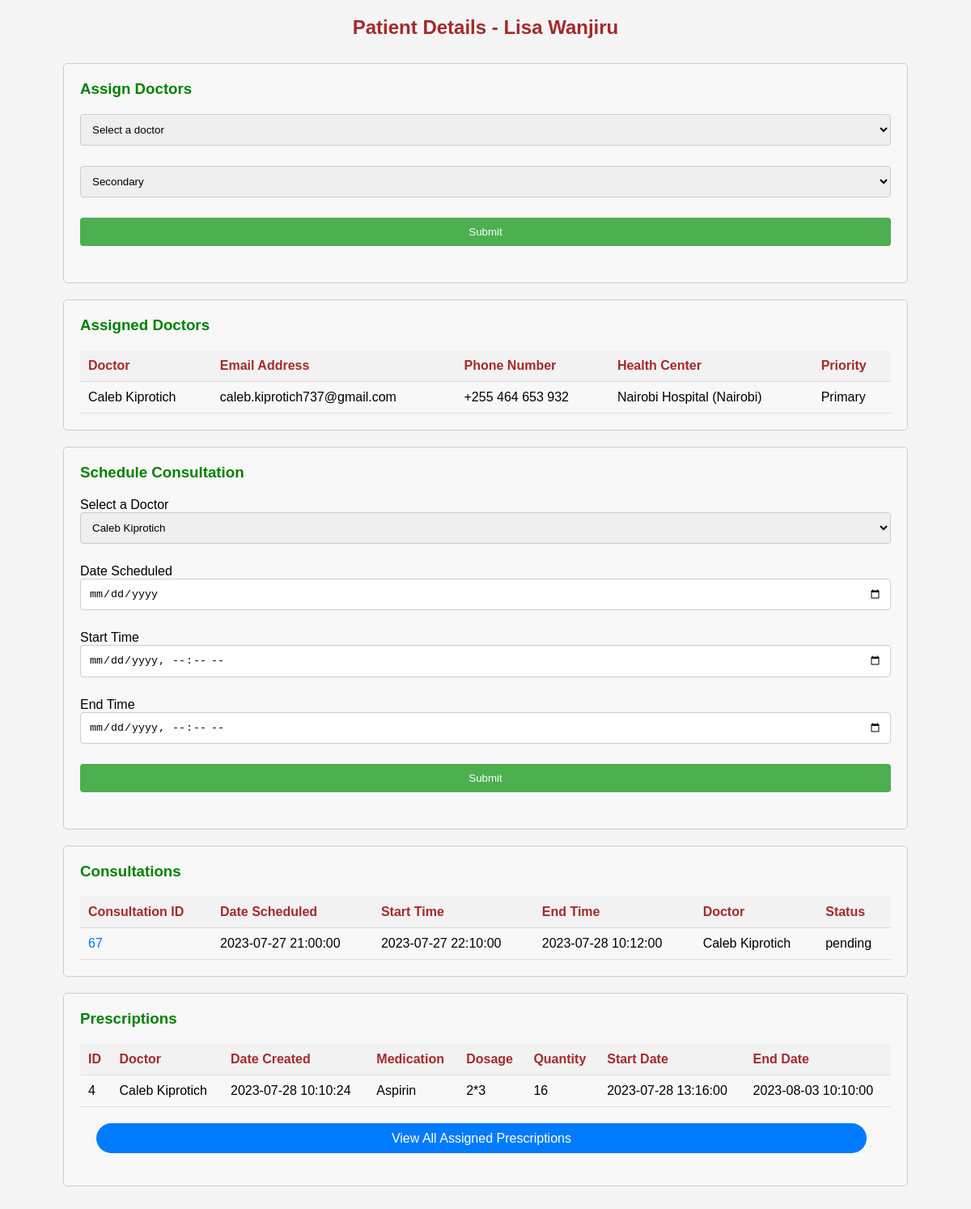
The app's page /profiles/patientDetails.php?patientId=21 (signed in) with its own data.
### tables this page shows
CREATE TABLE `patient` (
  `patientId` int(11) NOT NULL,
  `firstName` varchar(128) NOT NULL,
  `lastName` varchar(128) NOT NULL,
  `gender` varchar(20) NOT NULL,
  `emailAddress` varchar(255) NOT NULL,
  `phoneNumber` varchar(10) NOT NULL,
  `location` varchar(255) NOT NULL,
  `dateOfBirth` timestamp NOT NULL DEFAULT current_timestamp() ON UPDATE current_timestamp(),
  `passwordHash` varchar(255) NOT NULL,
  `SSN` int(11) NOT NULL,
  `activeStatus` tinyint(1) DEFAULT 1
);

CREATE TABLE `doctor` (
  `doctorId` int(11) NOT NULL,
  `firstName` varchar(128) NOT NULL,
  `lastName` varchar(128) NOT NULL,
  `gender` varchar(10) NOT NULL,
  `emailAddress` varchar(255) NOT NULL,
  `phoneNumber` varchar(20) NOT NULL,
  `specialization` varchar(128) NOT NULL,
  `healthCenterId` int(11) NOT NULL,
  `SSN` int(11) NOT NULL,
  `startYear` int(11) NOT NULL,
  `activeStatus` tinyint(1) DEFAULT 1,
  `passwordHash` varchar(255) NOT NULL
);

CREATE TABLE `health_center` (
  `healthCenterId` int(11) NOT NULL,
  `name` varchar(255) NOT NULL,
  `location` varchar(255) NOT NULL,
  `emailAddress` varchar(255) NOT NULL,
  `phoneNumber` varchar(20) NOT NULL
);

CREATE TABLE `consultation` (
  `consultationID` int(11) NOT NULL,
  `dateCreated` timestamp NOT NULL DEFAULT current_timestamp(),
  `dateScheduled` timestamp NOT NULL DEFAULT '0000-00-00 00:00:00',
  `startTime` timestamp NOT NULL DEFAULT '0000-00-00 00:00:00',
  `endTime` timestamp NOT NULL DEFAULT '0000-00-00 00:00:00',
  `status` varchar(32) DEFAULT NULL,
  `patientDoctorId` int(11) DEFAULT NULL
);

CREATE TABLE `prescription` (
  `prescriptionId` int(11) NOT NULL,
  `consultationId` int(11) DEFAULT NULL,
  `drugId` int(11) DEFAULT NULL,
  `dosage` varchar(32) NOT NULL,
  `quantity` int(11) NOT NULL,
  `startDate` timestamp NOT NULL DEFAULT current_timestamp() ON UPDATE current_timestamp(),
  `endDate` timestamp NOT NULL DEFAULT '0000-00-00 00:00:00',
  `dateCreated` timestamp NOT NULL DEFAULT current_timestamp()
);

CREATE TABLE `drug` (
  `drugId` int(11) NOT NULL AUTO_INCREMENT,
  `tradeName` varchar(128) NOT NULL,
  `scientificName` varchar(255) NOT NULL,
  `formula` varchar(255) NOT NULL,
  `form` varchar(128) NOT NULL,
  `dateManufactured` timestamp NOT NULL DEFAULT current_timestamp() ON UPDATE current_timestamp(),
  `expiryDate` timestamp NOT NULL DEFAULT '0000-00-00 00:00:00',
  `supplyId` int(11) DEFAULT NULL,
  `imagePath` varchar(255),  
  `category` varchar(255), 
  PRIMARY KEY (`drugId`)
);

### configuration.php (called while the page is built)
<?php
$config = [
	'db_host' => 'localhost',
	'db_username' => 'root',
	'db_password' => '',
	'db_name' => 'drug_dispenser'
];
?>

### database.php (called while the page is built, shortened)
<?php
class Database {
	private $host;
	private $username;
	private $password;
	private $database;
	private $connection;
	public function __construct() {
		require_once 'configuration.php';
		$this->host = $config['db_host'];
		$this->username = $config['db_username'];
		$this->password = $config['db_password'];
		$this->database = $config['db_name'];
	}
	private function connect() {
		$this->connection = new mysqli($this->host, $this->username, $this->password, $this->database);
	}
	public function queryData($query, $values) {
		if (count($values) > 0) {
			$statement = $this->connection->prepare($query);
			$statement->bind_param(str_repeat('s', count($values)), ...$values);
			$statement->execute();
			$result = $statement->get_result();
			$rows = $result->fetch_all(MYSQLI_ASSOC);
		} else {
			$result = $this->connection->query($query);
			$rows = $result->fetch_all(MYSQLI_ASSOC);
		}
		return $rows;
	}
}
?>

### profiles/patientDetails.php (the view, shortened to what this page needs)
<?php
require_once('../database.php');
if (isset($_GET['patientId'])) {
	$patientId = $_GET['patientId'];
} elseif (isset($_SESSION['patientId'])) {
	$patientId = $_SESSION['patientId'];
} else {
	echo "Error: Patient ID not provided.";
	exit;
}
$db = new Database();
$query = "SELECT * FROM patient WHERE patientId = ?";
$values = array($patientId);
$patientData = $db->queryData($query, $values);
$patient = $patientData[0];
$firstName = $patient['firstName'];
$lastName = $patient['lastName'];
$query = "SELECT doctor.*, patient_doctor.patientDoctorId, patient_doctor.isPrimary,
	hc.healthCenterId, hc.name FROM doctor INNER JOIN health_center AS hc ON
	hc.healthCenterId = doctor.healthCenterId INNER JOIN patient_doctor ON
	doctor.doctorId = patient_doctor.doctorId WHERE patient_doctor.patientId = ?";
$assignedDoctors = $db->queryData($query, $values);
$query = "SELECT consultation.*, patient_doctor.doctorId, doctor.firstName AS doctorFirstName, doctor.lastName AS doctorLastName
	FROM consultation
	INNER JOIN patient_doctor ON consultation.patientDoctorId = patient_doctor.patientDoctorId
	INNER JOIN doctor ON patient_doctor.doctorId = doctor.doctorId
	WHERE patient_doctor.patientId = ?
	ORDER BY consultation.dateScheduled DESC LIMIT 12";
$consultations = $db->queryData($query, $values);
$query = "SELECT prescription.*, dr.tradeName, doctor.firstName AS doctorFirstName, doctor.lastName AS doctorLastName
	FROM prescription
	INNER JOIN consultation ON prescription.consultationId = consultation.consultationID
	INNER JOIN patient_doctor ON consultation.patientDoctorId = patient_doctor.patientDoctorId
	INNER JOIN doctor ON patient_doctor.doctorId = doctor.doctorId
	INNER JOIN drug dr ON prescription.drugId = dr.drugId
	WHERE patient_doctor.patientId = ?
	ORDER BY prescription.dateCreated DESC
	LIMIT 12";
$prescriptions = $db->queryData($query, $values);
function getStatusColor($status) {
	switch ($status) {
	default:
		return 'default';
	}
}
?>
<!DOCTYPE html>
<html>
	<head>
		<link rel="stylesheet" type="text/css" href="../administrator/styles.css">
		<link rel="stylesheet" type="text/css" href="styles.css">
	</head>
	<body>
		<h2>Patient Details - <?php echo $firstName . ' ' . $lastName; ?></h2>
		<div class = "container">
			<h3>Assign Doctors</h3>
			<form action="patientDetails.php" method="POST">
				<div class="form-group">
					<select id="doctorId" name="doctorId">
						<option value = "">Select a doctor</option>
					</select>
				</div>
				<div class="form-group">
					<select id="isPrimary" name="isPrimary">
						<option value="0">Secondary</option>
					</select>
				</div>
				<div class="form-group">
					<input type="submit" name="assignDoctor">
				</div>
			</form>
		</div>
		<div class = "container">
			<h3>Assigned Doctors</h3>
			<table>
				<thead>
					<tr>
						<th>Doctor</th>
						<th>Email Address</th>
						<th>Phone Number</th>
						<th>Health Center</th>
						<th>Priority</th>
					</tr>
				</thead>
				<tbody>
					<?php foreach ($assignedDoctors as $assignedDoctor): ?>
					<tr>
						<td><?php echo $assignedDoctor['firstName'] . ' ' . $assignedDoctor['lastName']; ?></td>
						<td><?php echo $assignedDoctor['emailAddress'] ?></td>
						<td><?php echo $assignedDoctor['phoneNumber'] ?></td>
						<td><?php echo $assignedDoctor['name'] ?></td>
						<td><?php echo ($assignedDoctor['isPrimary'] == 1) ? 'Primary' : 'Secondary'; ?></td>
					</tr>
					<?php endforeach; ?>
				</tbody>
			</table>
		</div>
		<div class = "container">
			<h3>Schedule Consultation</h3>
			<form action="patientDetails.php" method="POST">
				<div class="form-group">
					<label for="patientDoctorId">Select a Doctor</label>
					<select id="patientDoctorId" name="patientDoctorId">
						<?php foreach ($assignedDoctors as $assignedDoctor): ?>
						<option value="<?php echo $assignedDoctor['patientDoctorId']; ?>"><?php echo $assignedDoctor['firstName'] . ' ' . $assignedDoctor['lastName']; ?></option>
						<?php endforeach; ?>
					</select>
				</div>
				<div class="form-group">
					<label for="dateScheduled">Date Scheduled</label>
					<input type="date" id="dateScheduled" name="dateScheduled">
				</div>
				<div class="form-group">
					<label for="startTime">Start Time</label>
					<input type="datetime-local" id="startTime" name="startTime">
				</div>
				<div class="form-group">
					<label for="endTime">End Time</label>
					<input type="datetime-local" id="endTime" name="endTime">
				</div>
				<div class="form-group">
					<input type="submit" name="scheduleConsultation">
				</div>
			</form>
		</div>
		<div class = "container">
			<h3>Consultations</h3>
			<table>
				<thead>
					<tr>
						<th>Consultation ID</th>
						<th>Date Scheduled</th>
						<th>Start Time</th>
						<th>End Time</th>
						<th>Doctor</th>
						<th>Status</th>
					</tr>
				</thead>
				<tbody>
					<?php foreach ($consultations as $consultation): ?>
					<tr>
						<td>
							<a href = "consultationProfile.php?consultationId=<?php echo $consultation['consultationID']?>">
								<?php echo $consultation['consultationID']; ?>
							</a>
						</td>
						<td><?php echo $consultation['dateScheduled']; ?></td>
						<td><?php echo $consultation['startTime']; ?></td>
						<td><?php echo $consultation['endTime']; ?></td>
						<td><?php echo $consultation['doctorFirstName'] . ' ' . $consultation['doctorLastName']; ?></td>
						<td class="<?php echo getStatusColor($consultation['status']); ?>"><?php echo $consultation['status']; ?></td>
					</tr>
					<?php endforeach; ?>
				</tbody>
			</table>
		</div>
		<div class = "container">
			<h3>Prescriptions</h3>
			<table>
				<thead>
					<tr>
						<th>ID</th>
						<th>Doctor</th>
						<th>Date Created</th>
						<th>Medication</th>
						<th>Dosage</th>
						<th>Quantity</th>
						<th>Start Date</th>
						<th>End Date</th>
					</tr>
				</thead>
				<tbody>
					<?php foreach ($prescriptions as $prescription): ?>
					<tr>
						<td><?php echo $prescription['prescriptionId']; ?></td>
						<td><?php echo $prescription['doctorFirstName'] . ' ' . $prescription['doctorLastName']; ?></td>
						<td><?php echo $prescription['dateCreated']; ?></td>
						<td><?php echo $prescription['tradeName']; ?></td>
						<td><?php echo $prescription['dosage']; ?></td>
						<td><?php echo $prescription['quantity']; ?></td>
						<td><?php echo $prescription['startDate']; ?></td>
						<td><?php echo $prescription['endDate']; ?></td>
					</tr>
					<?php endforeach; ?>
				</tbody>
			</table>
			<a class = "button-pill" id = "view-prescriptions" href="assignedPatientPrescriptions.php?patientId=<?php echo $patientId; ?>">View All Assigned Prescriptions</a>
		</div>
	</body>
</html>

### administrator/styles.css (style rules this page uses)
body { font-family: Arial, sans-serif; margin: 0; background-color: #f8f8f8; padding: 0; }
.container { max-width: 90%; width: 90%; margin: 20px auto; padding: 20px; background-color: #f8f8f8; border-radius: 5px; }
h2 { color: green; }
table { width: 100%; border-collapse: collapse; }
th, td { padding: 10px; text-align: left; border-bottom: 1px solid #ddd; }
th { color: brown; }
th { background-color: #f2f2f2; }
td a { text-decoration: none; color: #007bff; transition: color 0.3s; }

### profiles/styles.css (style rules this page uses)
* { margin: 0; padding: 0; box-sizing: border-box; }
body { font-family: Arial, sans-serif; background-color: #f5f5f5; padding: 20px; }
h2 { color: brown; text-align: center; margin-bottom: 30px; }
h3 { color: green; }
.container { border: 1px solid #ccc; }
.container h3 { margin-bottom: 20px; }
.container form { margin-top: 20px; }
.container input, .container select { width: 100%; padding: 10px; margin-bottom: 10px; border-radius: 4px; border: 1px solid #ccc; }
.container input[type="submit"] { background-color: #4caf50; color: #fff; border: none; cursor: pointer; }
.form-group { margin-bottom: 15px; }
.button-pill { display: inline-block; padding: 0.6em 1em; border-radius: 50px; background-color: #007bff; color: #fff; text-decoration: none; transition: background-color 0.3s ease; }
#view-prescriptions { width: 95%; text-align: center; margin: 20px; }

### records on screen
patient: firstName "Lisa", lastName "Wanjiru"
doctor: firstName "Caleb", lastName "Kiprotich", emailAddress "caleb.kiprotich737@gmail.com", phoneNumber "+255 464 653 932", healthCenterId.name "Nairobi Hospital (Nairobi)"
consultation: consultationID "67", dateScheduled "2023-07-27 21:00:00", startTime "2023-07-27 22:10:00", endTime "2023-07-28 10:12:00", doctor.firstName "Caleb", doctor.lastName "Kiprotich", status "pending"
prescription: prescriptionId "4", doctor.firstName "Caleb", doctor.lastName "Kiprotich", dateCreated "2023-07-28 10:10:24", drugId.tradeName "Aspirin", dosage "2*3", quantity "16", startDate "2023-07-28 13:16:00", endDate "2023-08-03 10:10:00"

### other values on screen
form field patientDoctorId "Caleb Kiprotich"
